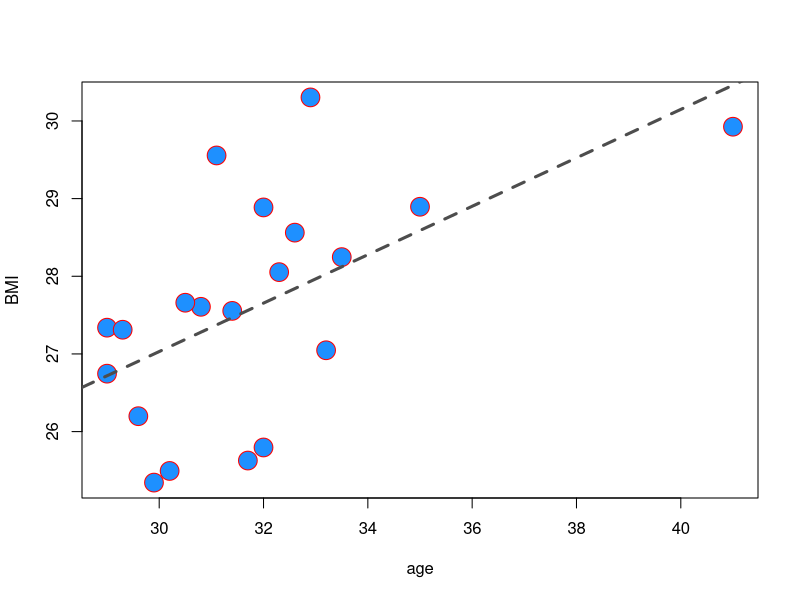
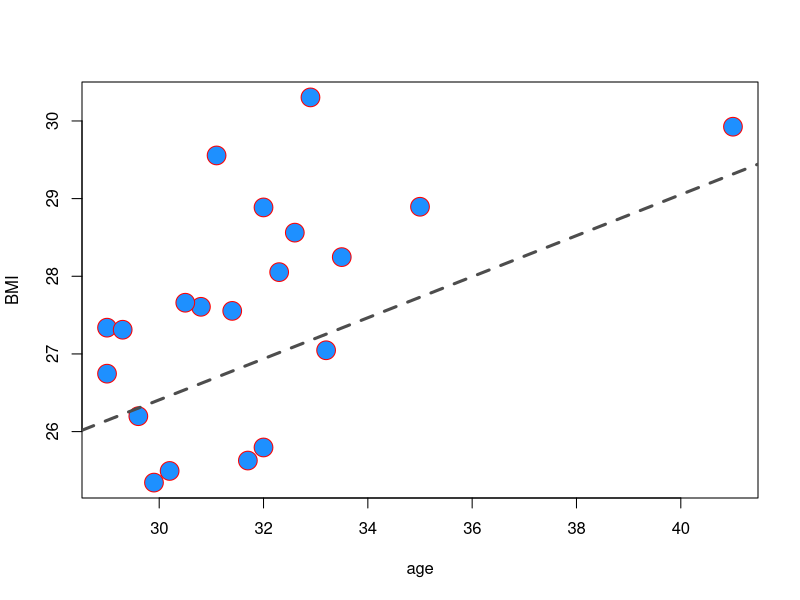
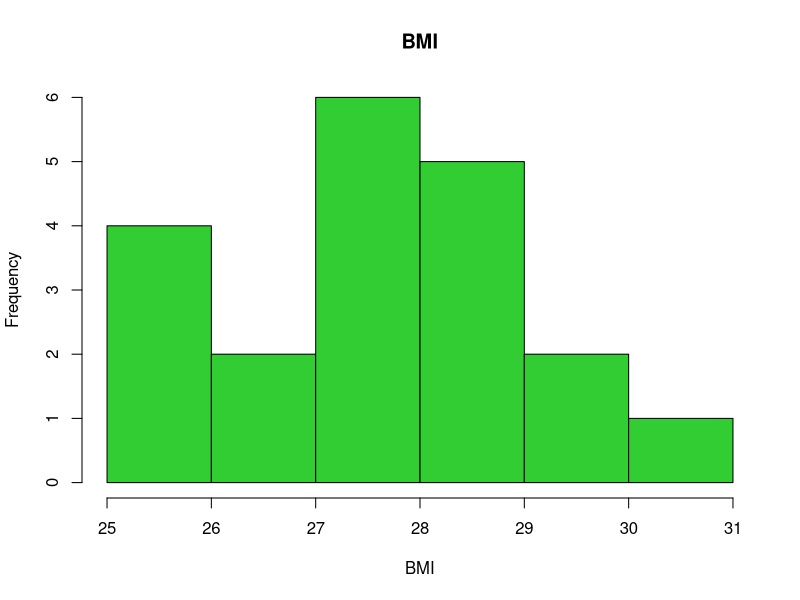
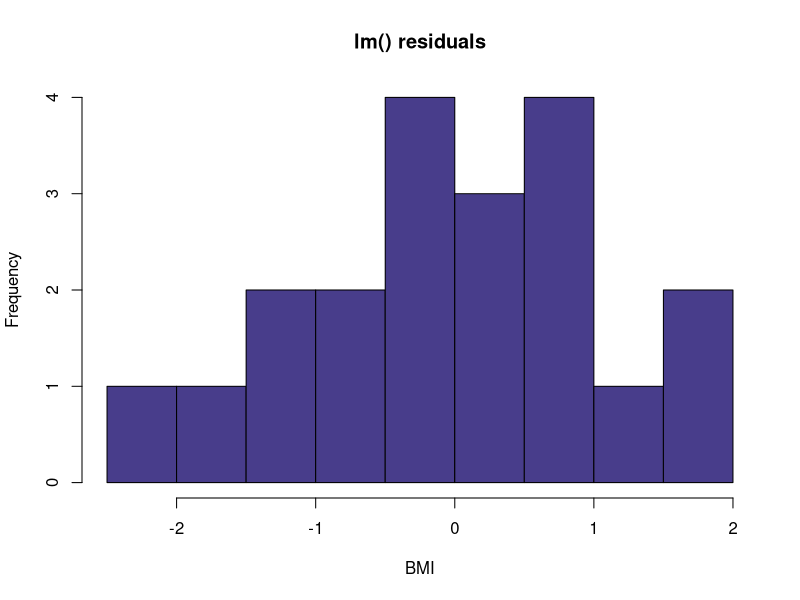
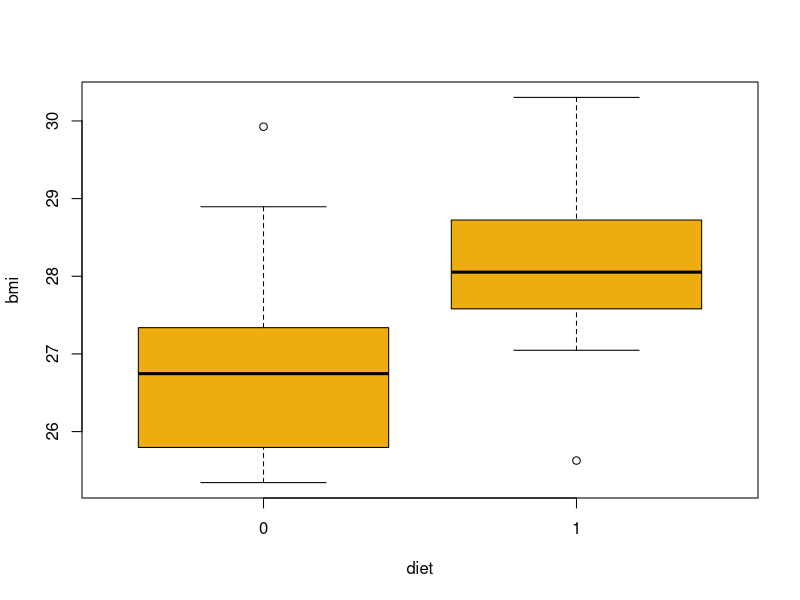

The R script that drew these images, in order:
## ---- chunk 1
knitr::opts_chunk$set(echo = TRUE)
####
if (!exists("show.solutions"))
    show.solutions <- F
## show output for solutions copy only, use as results=hide.results()
hide.results <- function() ifelse(show.solutions, "markup", "hide")
## show code and output for solutions copy only, use as include=hide.all()
hide.all <- function() show.solutions
## show figure for solutions copy only, use as show.fig=hide.figure()
hide.figure <- function() ifelse(show.solutions, "asis", "hide")
####
library(tidyverse)
## ---- chunk 2
y <- c("A","B","A","B","C")
y[2] <- 2
y[3] <- NA
y
is.na(y)
is.na(y[3])
na.omit(y)
## ---- chunk 3
mydata <- read.csv("bmi.csv")
## ---- chunk 4
mydata[1:3,]

head(mydata, n = 3)

mydata$bmi[1:5]

mydata[5,]
## ---- chunk 5
mean(mydata$bmi) # mean
median(mydata$bmi) # median
sd(mydata$bmi) # standard deviatiomn
min(mydata$bmi) # minimum
quantile(mydata$bmi, probs = c(0.025, 0.975)) # quantiles (95%CI)
table(mydata$sex) # frequencies
## ---- chunk 6
summary(mydata$bmi)
## ---- chunk 7
summary(mydata)
## ---- chunk 8
cor(mydata$bmi, mydata$age, method = "pearson")
## ---- chunk 9
fit <- lm(bmi~age, data=mydata)
fit
## ---- chunk 10
plot(mydata$age, mydata$bmi, 
     xlab = "age", ylab = "BMI", 
     pch = 21, cex = 2.5, 
     bg = "dodgerblue", col = "red")
abline(fit, col = "grey30", lwd = 3, lty = 2)
## ---- chunk 11
summary(fit)
## ---- chunk 12
fit <- lm(bmi ~ age + sex + diet, data=mydata)

summary(fit)
## ---- chunk 13
coef(fit)
coef(summary(fit))
is.data.frame( coef(summary(fit)) )
is.matrix( coef(summary(fit)) )
coef(summary(fit))["age","Estimate"]
names(summary(fit))
## ---- chunk 14
plot(mydata$age, mydata$bmi, 
     xlab = "age", ylab = "BMI", 
     pch = 21, cex = 2.5, 
     bg = "dodgerblue", col = "red")
abline(fit, col = "grey30", lwd = 3, lty = 2)
## ---- chunk 15
hist(mydata$bmi, main="BMI",xlab = "BMI", 
     col = "limegreen" )
## ---- chunk 16
fitres = residuals(fit)
hist(fitres, main="lm() residuals",xlab = "BMI", 
     col = "darkslateblue" )
## ---- chunk 17
boxplot(bmi ~ diet, data=mydata, col = "darkgoldenrod2")
## ---- chunk 18
x <- 11:15
x[3] == 13 # Does 13 equals 13 ?
x[3] != 12 # Does 13 not equal 12 ?
x[3] < x[4]  # Is 13 less than 14 ?
x[1] <= x[2] & !x[2] > x[3]   ## Is 11 less than or equal to 12 and is 12 not greater than 13 ?
x[1] < x[2] | x[2] > x[3]     ## Is 11 < 12 or is 12 > 13 ?
x < 12 # Which values in x are smaller than 12?
all(x >= 11) # Are each value in x greater than or equal to 11 ?

## ---- chunk 19
score = 90
if (score > 85) {
  grade <- "A"
} else {
  grade <- "F"
}

grade

score = seq(70,100, by = 5)

( grade <- ifelse(score > 85, "A", "F") )

score = 60

if (score > 85) {
  grade <- "A"
  } else if (score > 75){
    grade <- "B"
    } else {
      grade <- "F"
      }
grade

score = seq(70,100, by = 5)

( grade <- ifelse(score > 85, "A", ifelse(score > 75, "B", "F")) )


## ---- chunk 20
euclidean.norm <- function(x) {
  out <- sqrt(sum(x^2))
  return(out)
}
## ---- chunk 21
euclidean.norm(c(3,4))
euclidean.norm(c(2,3,6))
euclidean.norm(c(1,4,8))
## ---- chunk 22
n = nrow(mydata)
i = 1
out = c()
while(i <= n){
  o = sum( mydata$age[i] < 32  )
  out = c(out, o)
  ## update i
  i = i + 1
}
out
## ---- chunk 23
out = c()
for(i in 1:nrow(mydata)){
  o = sum( mydata$age[i] < 32  )
  out = c(out, o)
}
out
## ---- chunk 24
out = sapply(1:nrow(mydata), function(i){
  sum( mydata$age[i] < 32  )
})
out
## ---- chunk 25
out = apply(mydata, 1, function(x){
  sum( x[2] < 32 )
})
out
## ---- chunk 26
library(Hmisc)
## ---- chunk 27
describe(c(1,1,2,1,3,5,1,3,5,2,3,4))
## ---- chunk 28
# stop("Time for another break")
## ---- chunk 29
# Sys.sleep(10*60)
